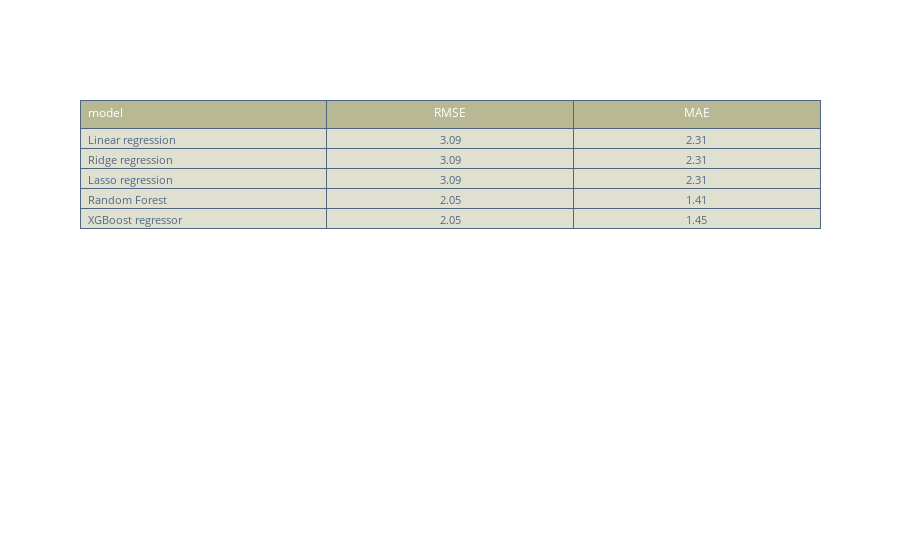

Source (notebook cell):
### Code cell
trace0 = go.Table(
  header = dict(
    values = list(results.columns[::-1]),
    line = dict(color = '#506784'),
    fill = dict(color =  '#b8b894'),
    align = ['left','center', 'center'],
    font = dict(color = 'white', size = 12)
  ),
  cells = dict(
    values = [results['model'], results['RMSE'], results['MAE'] 
             ],
    line = dict(color = '#506784'),
    fill = dict(color =  '#e0e0d1'),
    align = ['left', 'center', 'center'],
    font = dict(color = '#506784', size = 11)
    ))

data = [trace0]
iplot(data)

### Figure 1 — Plotly figure (JSON) as saved in the notebook; plotly's stock layout.template omitted (floating-point values rounded to 4 significant figures)
{"data": [{"cells": {"align": ["left", "center", "center"], "fill": {"color": "#e0e0d1"}, "font": {"color": "#506784", "size": 11}, "line": {"color": "#506784"}, "values": [["Linear regression", "Ridge regression", "Lasso regression", "Random Forest", "XGBoost regressor"], [3.09, 3.09, 3.09, 2.05, 2.05], [2.31, 2.31, 2.31, 1.41, 1.45]]}, "header": {"align": ["left", "center", "center"], "fill": {"color": "#b8b894"}, "font": {"color": "white", "size": 12}, "line": {"color": "#506784"}, "values": ["model", "RMSE", "MAE"]}, "type": "table", "uid": "43315880-d35c-448b-a1d4-b8a2dd48963c"}], "layout": {}}
